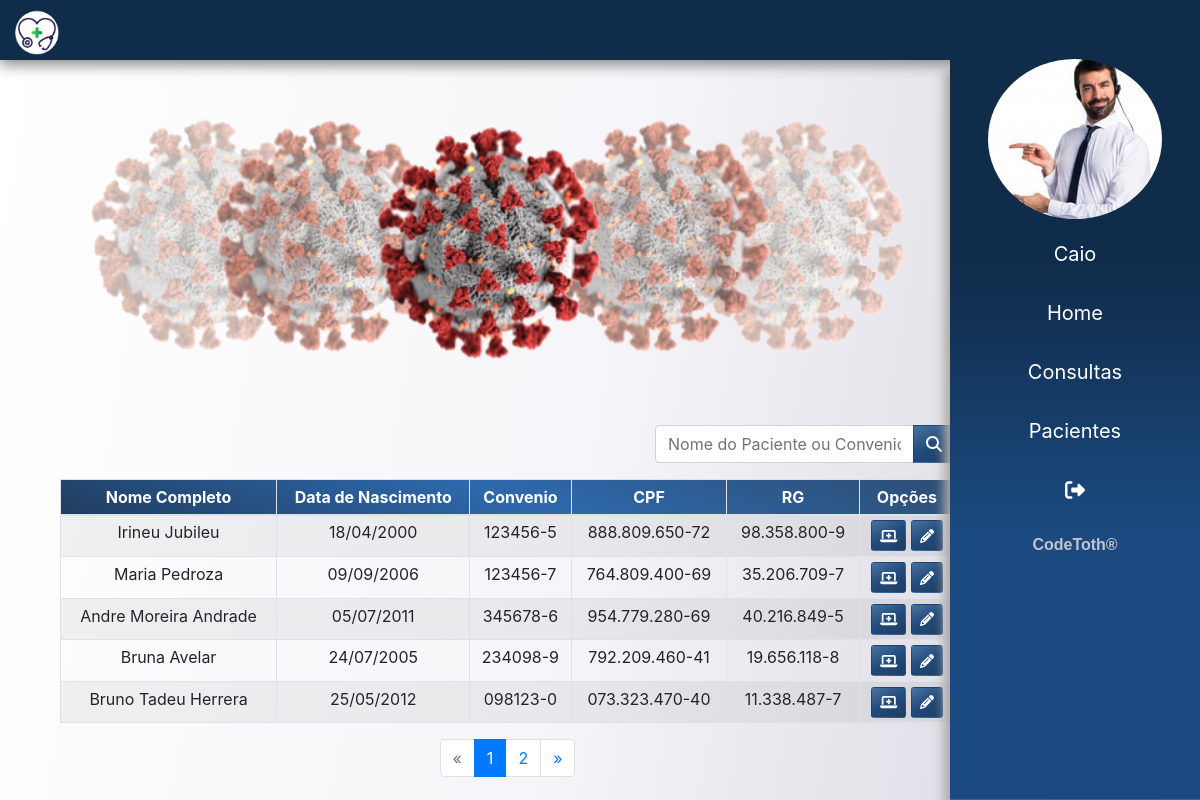
Screenshot of /pacientes/ (signed in) with the database file from the repository.
### app/atendente/models.py (models this page shows)
class Atendente(models.Model):
    usuario = models.ForeignKey(User, on_delete=models.CASCADE)
    nome = models.CharField(max_length=150)
    sexo = models.CharField(max_length=1)
    data_nascimento = models.DateField()
    cpf = models.CharField(max_length=20, unique=True)
    rg = models.CharField(max_length=20, unique=True)
    email = models.EmailField()
    foto = models.ImageField(upload_to=f'fotos/{time.time()}', blank=True)

### app/paciente/models.py (models this page shows)
class Paciente(models.Model):
    nome = models.CharField(max_length=200)
    sexo = models.CharField(max_length=1)
    data_nascimento = models.DateField()
    cpf = models.CharField(max_length=20, unique=True)
    rg = models.CharField(max_length=20, unique=True)
    carteira_convenio = models.CharField(max_length=30, unique=True)
    peso = models.FloatField()
    altura = models.FloatField()
    endereco = models.CharField(max_length=250)
    end_num = models.IntegerField()
    complemento = models.CharField(max_length=50, blank=True)
    email = models.CharField(max_length=50)
    telefone = models.CharField(max_length=14)
    celular = models.CharField(max_length=15)

### app/paciente/views.py (the view)
# urls.py: path('', listar, name='conusultas')
@login_required(login_url='login')
def listar(request):
    dados =  get_dados(request)
    lst_pacientes = Paciente.objects.all()
    paginator = Paginator(lst_pacientes,5)
    page = request.GET.get('page')
    pacientes_por_pagina = paginator.get_page(page)
    dados['lst_pacientes'] = pacientes_por_pagina
    return render(request, 'paciente/lista_pacientes.html', dados)

### templates/paciente/lista_pacientes.html
{% extends 'base.html' %}
{% load static %}
{% block content %}
<main>
    {% include 'partials/_campanha.html' %}
    <section class="container">
        <div class="col-10">
            <div class="rowCustom mb-3">
                <div class="input-group">
                    <input type="text" class="form-control" placeholder="Nome do Paciente ou Convenio">
                    <div class="input-group-append">
                        <button class="btn btnCustom " type="button"><i class="fas fa-search"></i></button>
                    </div>
                </div>
            </div>
            <table class="table table-sm table-bordered table-striped text-center mx-auto" id="pacientes">
                <thead class="colorCustom">
                    <tr>
                        <th scope="col">Nome Completo</th>
                        <th scope="col">Data de Nascimento</th>
                        <th scope="col">Convenio</th>
                        <th scope="col">CPF</th>
                        <th scope="col">RG</th>
                        <th scope="col">Opções</th>
                    </tr>
                </thead>
                <tbody>
                    {% for paciente in lst_pacientes %}
                    <tr>
                        <th scope="row">{{ paciente.nome }}</th>
                        <td>{{ paciente.data_nascimento|date:"d/m/Y" }}</td>
                        <td> {{ paciente.carteira_convenio }} </td>
                        <td> {{ paciente.cpf }} </td>
                        <td> {{ paciente.rg }} </td>
                        <td>
                            <a href="{% url 'det_paciente' paciente.id %}" class="btn btnCustom btn-sm"> <i class="fas fa-laptop-medical"></i> </a>
                            <a href="{% url 'paciente' paciente.id %}" class="btn btnCustom btn-sm"> <i class="fas fa-pencil-alt"></i> </a>
                        </td>
                    </tr>
                    {% endfor %}
                </tbody>
            </table>
        </div>
        <div class="col-10">
            <nav aria-label="Page navigation example">
                {% if lst_pacientes.has_other_pages %}
                <ul class="pagination justify-content-center">
                    {% if lst_pacientes.has_previous %}
                    <li class="page-item">
                        <a class="page-link" href="?page={{ lst_pacientes.previous_page_number }}#pacientes" >&laquo;</a>
                    </li>
                    {% else %}
                    <li class="page-item disabled">
                        <a class="page-link">&laquo;</a>
                    </li>
                    {% endif %}
                    {% for pagina in lst_pacientes.paginator.page_range %}
                        {% if lst_pacientes.number == pagina %}
                        <li class="page-item active"> <a class="page-link">{{ pagina }}</a></li>
                        {% else %}
                        <li class="page-item">
                            <a href="?page={{ pagina }}#pacientes" class="page-link">{{ pagina }}</a>
                        </li>
                        {% endif %}
                    {% endfor %}
                    {% if lst_pacientes.has_next %}
                        <li class="page-item">
                            <a href="?page={{ lst_pacientes.next_page_number }}#pacientes" class="page-link">&raquo;</a>
                        </li>
                    {% else %}
                        <li class="page-item disabled">
                            <a class="page-link">&raquo;</a>
                        </li>
                    {% endif %}
                </ul>
                {% endif %}
            </nav>
        </div>
    </section>
</main>
{% endblock %}

### templates/partials/_sidebar.html (shortened to what this page needs)
{% load static %}
<div class="sidebar">
    <div class="mb-2">
        <img src="{{ usuario.foto.url }}" class="img-fluid  mx-auto d-block" alt="">
    </div>
    <ul>
        <a href="#" style="text-transform: capitalize ;"> <li> {{ request.user}} </li></a>
        <a href="{% url 'dashboard' %}"> <li>  Home </li></a>
        <a href="{% url 'conusultas' %}"> <li>  Consultas </li></a>
        <a href="{% url 'pacientes' %}"> <li>  Pacientes </li></a>
        <a href="{% url 'logout' %}"><li><i class="fas fa-sign-out-alt"></i> </li></a>
    </ul>
    <div class="text-center pb-3" style="font-weight: bolder;width: 100%;color: #C4C2CD;font-family: 'Play', sans-serif; ">
        <span>CodeToth&#174;</span>
    </div>
</div>

### static/css/app.css (style rules this page uses)
body { background-attachment: fixed; background-size: cover; background-image: linear-gradient(100deg,rgba(255, 255, 255, .5), rgba(236, 234, 241, .5), rgba(213, 211, 222, 1.5)); }
.colorCustom { background: linear-gradient(200deg, #2d4d72, #2e69ad, #203d5f) ; color: #fff; font-weight: bold; }
.rowCustom { float: right !important; width: 300px !important; }
.btnCustom { background: linear-gradient(150deg, #4b73a1, #214b7c, #203d5f) ; transition: 0.1s all; color: #fff; }
.sidebar img { border-radius: 100% !important; height: 160px !important; }
.sidebar { right: 0; top: 3.7rem !important; bottom: 0; width: 250px; background-image: linear-gradient( #102c4b,#102c4b,#1B4A80 , #1B4A80); box-shadow: -5px 12px 10px 1px #aaaaaa; background-attachment: fixed; overflow: hidden; transition: 0.8s all; height: 100% !important; position: fixed; z-index: 1030 !important; }
.sidebar ul li { list-style: none; }
.sidebar ul li { margin-top: 5px; padding: 12px; text-decoration: none; color: rgb(255, 255, 255); width: 100%; font-size: 20px; text-align: center; display: block; transition: 0.6s all; }

### rows the page displays
Atendente: foto (picture)
Paciente: nome "Irineu Jubileu", data_nascimento "18/04/2000", carteira_convenio "123456-5", cpf "888.809.650-72", rg "98.358.800-9"
Paciente: nome "Maria Pedroza", data_nascimento "09/09/2006", carteira_convenio "123456-7", cpf "764.809.400-69", rg "35.206.709-7"
Paciente: nome "Andre Moreira Andrade", data_nascimento "05/07/2011", carteira_convenio "345678-6", cpf "954.779.280-69", rg "40.216.849-5"
Paciente: nome "Bruna Avelar", data_nascimento "24/07/2005", carteira_convenio "234098-9", cpf "792.209.460-41", rg "19.656.118-8"
Paciente: nome "Bruno Tadeu Herrera", data_nascimento "25/05/2012", carteira_convenio "098123-0", cpf "073.323.470-40", rg "11.338.487-7"

### other values shown
{{ request.user }} "Caio"
{{ pagina }} "1"
{{ pagina }} "2"
